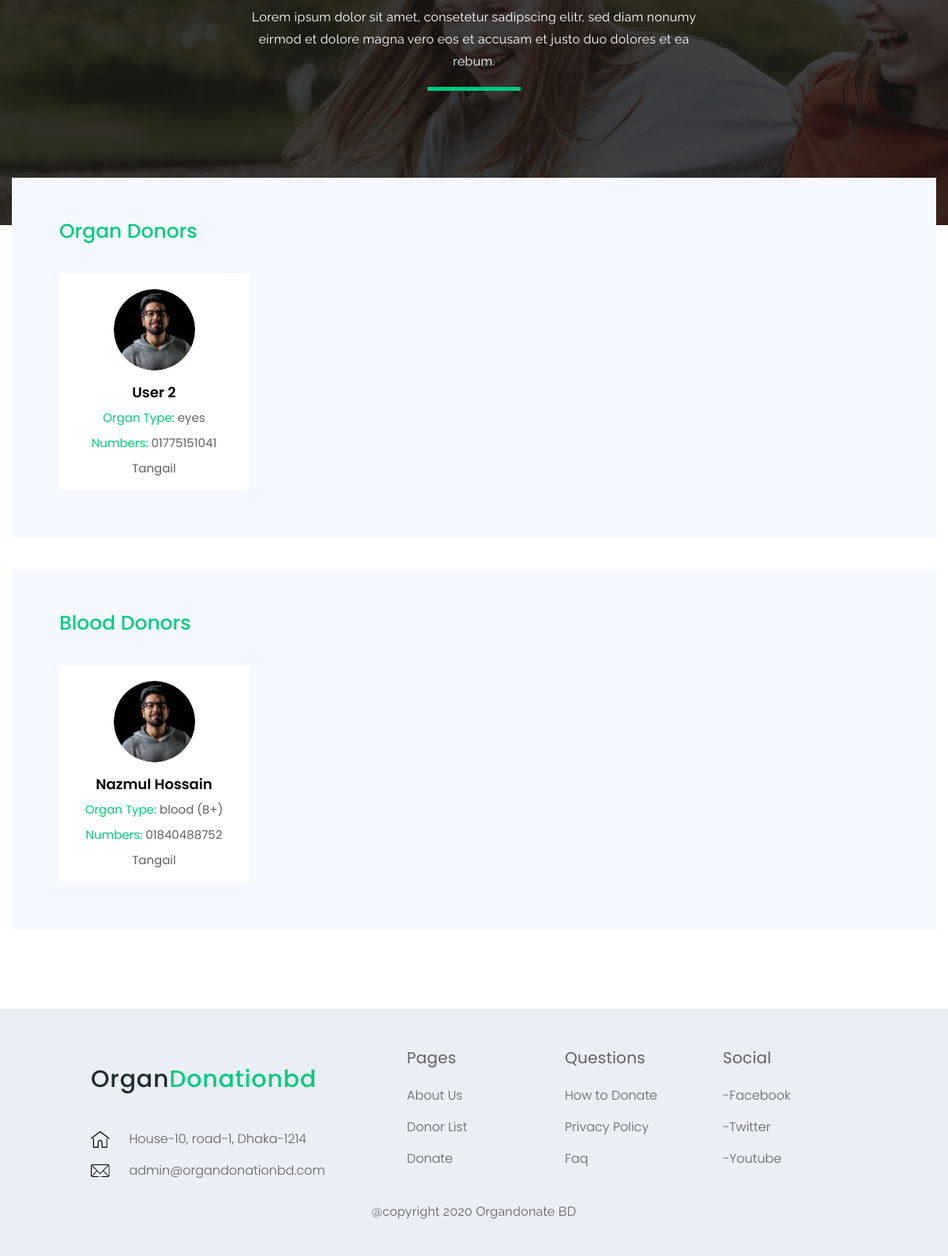
/donor-list.php (signed in, lower part), run on an earlier commit of the app's database.
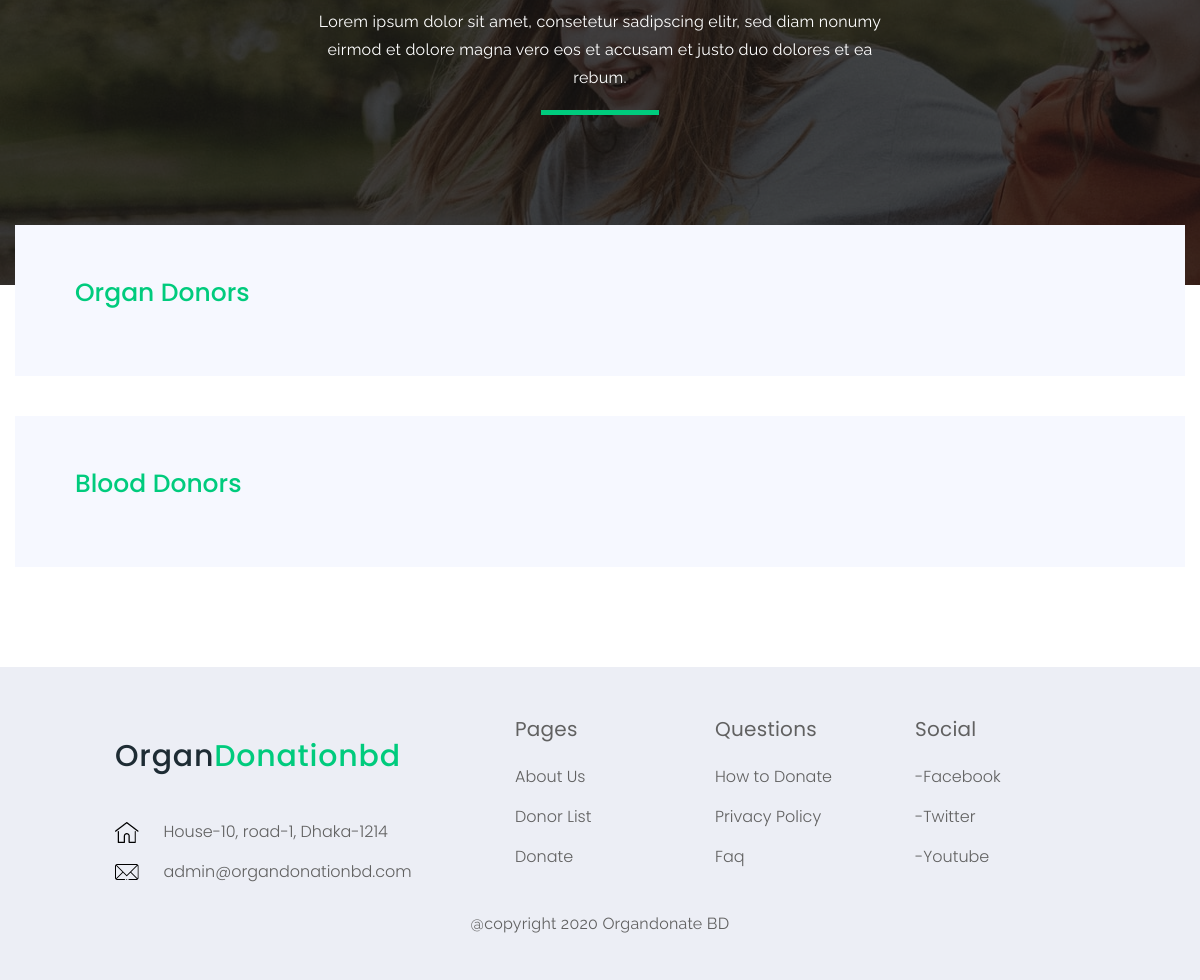
And on a later commit of the database.
### tables this page shows
CREATE TABLE IF NOT EXISTS `become_donor` (
  `id` int(10) NOT NULL AUTO_INCREMENT,
  `firstname` varchar(100) DEFAULT NULL,
  `lastname` varchar(100) DEFAULT NULL,
  `age` int(3) NOT NULL,
  `email` varchar(100) DEFAULT NULL,
  `phone` varchar(15) DEFAULT NULL,
  `adress` varchar(255) DEFAULT NULL,
  `city` varchar(100) NOT NULL,
  `gender` varchar(30) NOT NULL,
  `e_name` varchar(100) NOT NULL,
  `e_relationship` varchar(100) NOT NULL,
  `e_phone` varchar(15) NOT NULL,
  `e_email` varchar(100) NOT NULL,
  `e_address` varchar(255) NOT NULL,
  `blood_group` varchar(30) DEFAULT NULL,
  `blood_donate` varchar(100) DEFAULT NULL,
  `organs_donate` varchar(100) DEFAULT NULL,
  PRIMARY KEY (`id`)
);

### donor-list.php (the view, shortened to what this page needs)
  <?php
  	include_once('header/header.php');
$donerquery = "SELECT * FROM become_donor";
$donerresult= mysqli_query($connect, $donerquery);
  ?>
  <main class="main-wrap">
      <section class="call-to-action-sec style-two">
          <div class="actions-inner-sc" style="background: url(img/action-bg-2.png);">
              <div class="row justify-content-center m-0 p-0">
                  <div class="col-lg-6 col-md-10">
                      <p>Lorem ipsum dolor sit amet, consetetur sadipscing elitr, sed diam nonumy eirmod  et dolore magna vero eos et accusam et justo duo dolores et ea rebum.</p>
                      <div class="line"></div>
                  </div>
              </div>
          </div>
      </section>
      <section class="organ-donors-sec organ-donors-sec-1">
          <div class="container">
              <div class="organ-donors-sc">
                  <h3 class="organ-donors-title">Organ Donors</h3>
                  <div class="row">
                  <?php
                  	foreach ($donerresult as $data):
                  	if ($data['organs_donate']):
                  ?>
                      <div class="col-xl-3 col-lg-4 col-md-6">
                          <div class="single-organ-donors-inner text-center">
                              <div class="thumb">
                                  <img src="img/donors/1.png" alt="img">
                              </div>
                              <div class="details">
                                  <h3><?php echo $data['firstname'] ." ". $data['lastname']?></h3>
                                  <ul class="meta">
                                      <li><span>Organ Type:</span> <?php echo $data['organs_donate'];?></li>
                                      <li><span>Numbers: </span><?php echo $data['phone'];?> </li>
                                      <li><?php echo $data['city']?></li>
                                  </ul>
                              </div>
                          </div>
                      </div>
                  <?php
                  	endif;
              		endforeach;
              	?>
                  </div>
              </div>
          </div>
      </section>
      <section class="organ-donors-sec organ-donors-sec-1">
          <div class="container">
              <div class="organ-donors-sc">
                  <h3 class="organ-donors-title">Blood Donors</h3>
                  <div class="row">
                  <?php
                  	foreach ($donerresult as $data):
                  	if ($data['blood_donate']):
                  ?>
                      <div class="col-xl-3 col-lg-4 col-md-6">
                          <div class="single-organ-donors-inner text-center">
                              <div class="thumb">
                                  <img src="img/donors/1.png" alt="img">
                              </div>
                              <div class="details">
                                  <h3><?php echo $data['firstname'] ." ".  $data['lastname']?></h3>
                                  <ul class="meta">
                                      <li><span>Organ Type:</span> <?php echo $data['blood_donate']. " (". $data['blood_group'] . ")" ?></li>
                                      <li><span>Numbers: </span><?php echo $data['phone'];?> </li>
                                      <li><?php echo $data['city']?></li>
                                  </ul>
                              </div>
                          </div>
                      </div>
                  <?php
                  	endif;
              		endforeach;
              	?>
                  </div>
              </div>
          </div>
      </section>
  </main>
  <?php include_once('header/footer.php') ;?>

### header/header.php (shortened to what this page needs)
<!DOCTYPE html>
<html lang="en" class="no-js">
<head>
    <link rel="stylesheet" type="text/css" href="css/bootstrap.min.css">
    <link rel="stylesheet" type="text/css" href="css/normalize.css">
    <link href="https://use.fontawesome.com/releases/v5.0.8/css/all.css" rel="stylesheet">
    <link rel="stylesheet" href="css/slick.css"/>
    <link rel="stylesheet" type="text/css" href="css/style.css">
</head>
<body>

### header/footer.php (shortened to what this page needs)
    <footer class="footers mt-5">
        <div class="container">
            <div class="row justify-content-center">
                <div class="col-md-5 col-xl-4">
                    <div class="footer-widgets">
                        <a class="navbar-brand order-2" href="index.php">
               <h1>Organ<span>Donationbd</span></h1>
            </a>
                        <ul>
                            <li>
                                <img src="img/icon/home.png" alt=""/>
                                House-10, road-1, Dhaka-1214
                            </li>
                            <li>
                                <a href="mailto:admin@organdonationbd.com">
                                    <img src="img/icon/envelope.png" alt=""/>
                                    admin@organdonationbd.com
                                </a>
                            </li>
                        </ul>
                    </div>
                </div>
                <div class="col-md-2">
                    <div class="footer-widgets">
                    <h4>Pages</h4>
                    <ul>
                        <li>
                            <a href="#">About Us</a>
                        </li>
                        <li>
                            <a href="#">Donor List</a>
                        </li>
                        <li>
                            <a href="#">Donate</a>
                        </li>
                    </ul>
                    </div>
                </div>
                <div class="col-md-2">
                    <div class="footer-widgets">
                        <h4>Questions</h4>
                        <ul>
                            <li>
                                <a href="#">How to Donate</a>
                            </li>
                            <li>
                                <a href="#">Privacy Policy</a>
                            </li>
                            <li>
                                <a href="#">Faq</a>
                            </li>
                        </ul>
                    </div>
                </div>
                <div class="col-md-2">
                    <div class="footer-widgets">
                        <h4>Social</h4>
                        <ul>
                            <li>
                                <a href="#">-Facebook</a>
                            </li>
                            <li>
                                <a href="#">-Twitter</a>
                            </li>
                            <li>
                                <a href="#">-Youtube</a>
                            </li>
                        </ul>
                    </div>
                </div>
                <div class="col-12">
                    <div class="copyright-txt">
                        <p>@copyright 2020 Organdonate BD</p>
                    </div>
                </div>
            </div>
        </div>
    </footer>
</body>
</html>

### css/style.css (style rules this page uses)
html, body, div, span, applet, object, iframe, h1, h2, h3, h4, h5, h6, p, blockquote, pre, a, abbr, acronym, address, big, cite, code, del, dfn, em, img, ins, kbd, q, s, samp, small, strike, strong, sub, sup, tt, var, b, u, i, center, dl, dt, dd, ol, ul, li, fieldset, form, label, legend, table, caption, tbody, tfoot, thead, tr, th, td, article, aside, canvas, details, embed, figure, figcaption, footer, header, hgroup, menu, nav, output, ruby, section, summary, time, mark, audio, video { margin: 0; padding: 0; border: 0; font-size: 100%; font: inherit; vertical-align: baseline; }
article, aside, details, figcaption, figure, footer, header, hgroup, menu, nav, section { display: block; }
body { line-height: 1; }
ol, ul { list-style: none; }
body { font-family: 'Poppins', sans-serif; font-weight: 400; font-size: 14px; line-height: 26px; letter-spacing: 0; }
img { max-width: 100%; }
a, a:hover, a:focus { cursor: pointer !important; outline: none; text-decoration: none; }
h1, h2, h3, h4, h5, h6 { font-family: 'Raleway', sans-serif; font-weight: 400; color: #1e2c34; margin: 0; padding: 0; }
ul, li { margin: 0; padding: 0; list-style: none; }
@media (min-width: 1200px) { .container { max-width: 1200px; } }
h1 { font-family: 'Poppins', sans-serif; font-size: 65px; font-weight: 500; line-height: 85px; letter-spacing: 0.80px; }
h4 { font-size: 35px; line-height: 28px; letter-spacing: 0.25px; font-family: 'Poppins', sans-serif; font-weight: 400; }
p { font-size: 16px; line-height: 28px; letter-spacing: 0.25px; color: #000000; font-family: 'Raleway', sans-serif; font-weight: 400; }
.navbar-brand { padding: 0; }
.main-wrap { margin-top: 75px; }
.call-to-action-sec { width: 100%; padding-top: 150px; }
.actions-inner-sc { width: 100%; position: relative; z-index: 1; background-image: url(../img/action-bg.jpg); background-repeat: no-repeat; background-size: cover; background-position: center; padding: 110px 0; text-align: center; }
.actions-inner-sc:after { content: ''; width: 100%; height: 100%; position: absolute; left: 0; top: 0; background-color: #1A1A1A; opacity: 0.56; z-index: -1; }
.call-to-action-sec.style-two .actions-inner-sc { background: none; padding: 170px 0; }
.call-to-action-sec.style-two .actions-inner-sc p { color: #fff; margin-top: 13px; position: relative; }
.call-to-action-sec.style-two .actions-inner-sc .line { background: #00CB7D; height: 5px; width: 118px; margin: 0 auto; margin-top: 18px; }
.organ-donors-sec { margin-bottom: 100px; }
.organ-donors-sc { background: #F6F8FF; padding: 55px 60px 30px 60px; }
.organ-donors-sc .organ-donors-title { font-family: 'Poppins', sans-serif; font-size: 25px; color: #00CB7D; font-weight: 500; margin-bottom: 40px; }
.organ-donors-sec-1 { margin-top: -60px; position: relative; z-index: 9; }
.footers { width: 100%; background-color: #ECEEF5; padding: 47px 0; }
.footer-widgets { padding-bottom: 30px; }
.footer-widgets ul { padding-top: 5px; }
.footer-widgets li { padding-top: 15px; vertical-align: middle; display: inline-block; width: 100%; font-weight: 300; font-size: 16px; font-family: 'Poppins', sans-serif; line-height: 25px; color: #616161; }
.footer-widgets li img { display: inline-block; vertical-align: middle; margin-right: 20px; }
.footer-widgets li a { font-weight: 300; font-size: 16px; font-family: 'Poppins', sans-serif; line-height: 25px; color: #616161; }
.footer-widgets h4 { font-size: 20px; font-family: 'Poppins', sans-serif; font-weight: 400; line-height: 30px; color: #616161; }
.copyright-txt { width: 100%; text-align: center; }
.copyright-txt p { font-family: 'Raleway', sans-serif; font-size: 16px; line-height: 19px; font-weight: 400; color: #616161; }
h1 { font-size: 30px; }
h1 span { color:#00CB7D; }
.single-organ-donors-inner { background: #fff; padding: 20px 20px 15px 20px; margin-bottom: 30px; }
.single-organ-donors-inner .thumb { margin-bottom: 7px; }
.single-organ-donors-inner .thumb img { border-radius: 50%; }
.single-organ-donors-inner .details h3 { font-family: 'Poppins', sans-serif; font-size: 18px; color: #000000; font-weight: 600; }
.single-organ-donors-inner .details .meta { margin: 0; padding: 0; }
.single-organ-donors-inner .details .meta li { margin-top: 6px; font-size: 15px; color: #616161; }
.single-organ-donors-inner .details .meta li span { color: #00CB7D; }

What changed in the data, as far as the page shows it:
removed become_donor: firstname "User", lastname "2", organs_donate "eyes", phone "01775151041", city "Tangail", shown under "Organ Donors"
removed become_donor: firstname "Nazmul", lastname "Hossain", blood_donate "blood", blood_group "B+", phone "01840488752", city "Tangail", shown under "Blood Donors"
